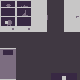

Tiled map render using the project's own tile images. Description and the whole map definition, tile-layer contents included, below:
An orthogonal 5x5 tile map with 16x16 px tiles, 2 tile layers (background, items).

<map version="1.9" tiledversion="1.9.2" orientation="orthogonal" renderorder="right-down" width="5" height="5" tilewidth="16" tileheight="16" infinite="0" nextlayerid="3" nextobjectid="1">
 <tileset firstgid="1" source="tileset.tsx" />
 <layer id="2" name="background" width="5" height="5">
  <data encoding="csv">
8,8,8,8,8,
8,8,8,8,8,
8,8,8,8,8,
8,8,8,8,8,
8,8,8,8,8
</data>
 </layer>
 <layer id="1" name="items" width="5" height="5">
  <data encoding="csv">
12,13,37,0,2,
25,26,50,0,15,
0,0,0,0,0,
11,0,0,0,0,
24,0,0,55,56
</data>
 </layer>
</map>
